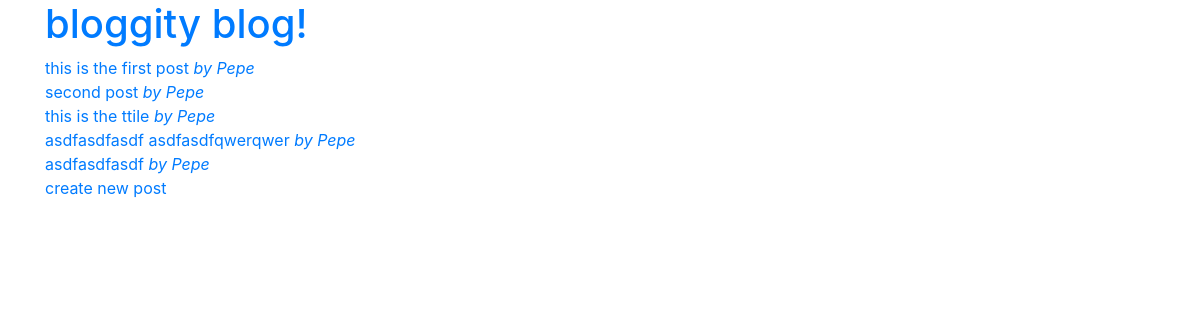
The page / on the database its author committed.
### models.py (models this page shows)
class Post(db.Model):
    __tablename__ = "posts"
    id = db.Column(db.Integer, primary_key=True)
    title = db.Column(db.String(255), nullable=False)
    content = db.Column(db.String(512), nullable=False)
    id_user = db.Column(db.Integer, db.ForeignKey('users.id'), nullable=False)
    user = db.relationship('User', backref=db.backref('posts', lazy=True))

class User(db.Model):
    __tablename__ = "users"
    id = db.Column(db.Integer, primary_key=True)
    name = db.Column(db.String(255), nullable=False)
    password = db.Column(db.String(255), nullable=False)
    email = db.Column(db.String(255), nullable=False)

### app.py (the view)
@app.route("/")
def root():
    posts = Post.query.all()
    return render_template("main.html", posts=posts)

### templates/main.html (shortened to what this page needs)
<html>
    <head>
        <link rel="stylesheet" href="https://stackpath.bootstrapcdn.com/bootstrap/4.3.1/css/bootstrap.min.css">
    </head>
    <body>
        <div class="container">
            <h1><a href="/">bloggity blog!</a></h1>
            {% for post in posts%}
            <div><a href="/post/{{post.id}}">{{ post.title }} <em>by {{post.user.name}}</em></a></div>
            {% endfor %}
            <a href="/new_post">create new post</a>
        </div>
    </body>
</html>

### rows shown on the page
Post: title "this is the first post", user.name "Pepe"
Post: title "second post", user.name "Pepe"
Post: title "this is the ttile", user.name "Pepe"
Post: title "asdfasdfasdf asdfasdfqwerqwer", user.name "Pepe"
Post: title "asdfasdfasdf", user.name "Pepe"
